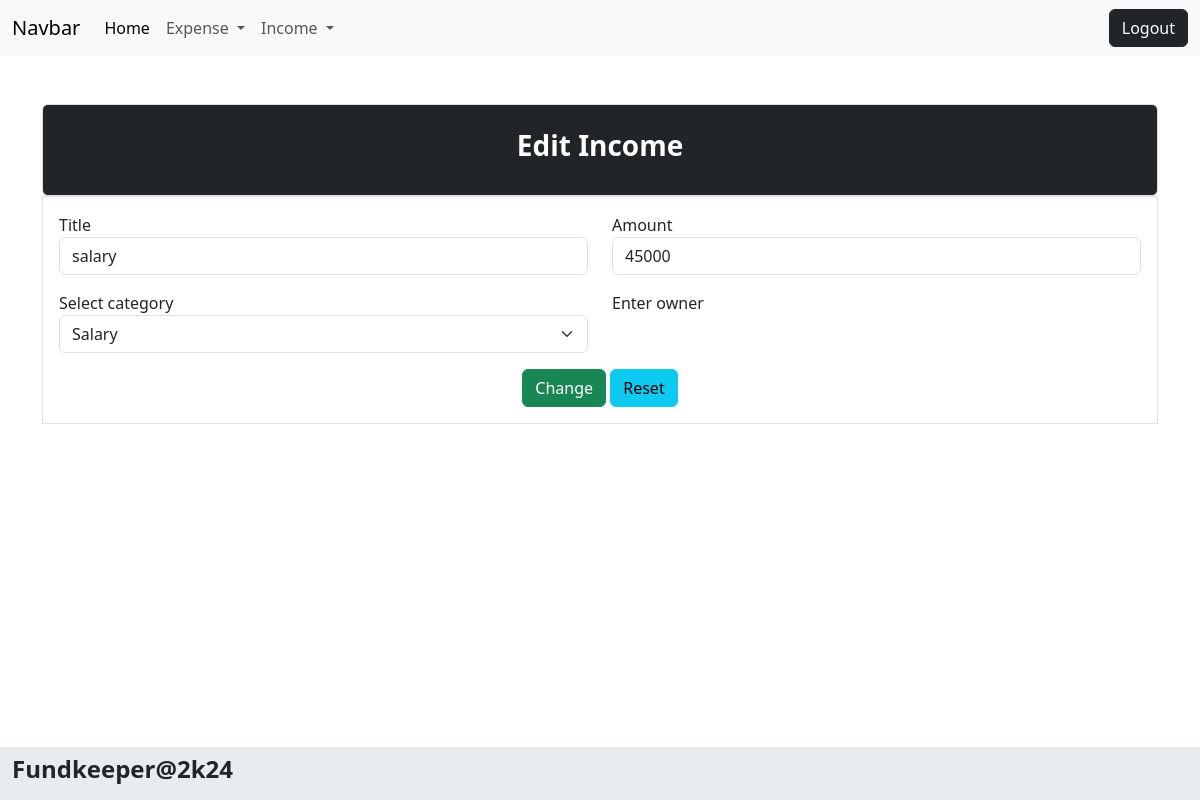
/income/1/change/ (signed in), run on the app's committed database.
### budget/models.py (models this page shows, shortened)
class Income(models.Model):
    title=models.CharField(max_length=200)
    amount=models.PositiveIntegerField()
    income_categories = (
        ("Salary", "Salary"),
        ("Business", "Business"),
        ("Investment", "Investment"),
        ("Rental", "Rental"),
        ("Interest", "Interest"),
        ("Dividend", "Dividend"),
        ("Royalty", "Royalty"),
        ("Capital", "Capital"),
        ("Pension", "Pension"),
        ("SocialSecurity", "SocialSecurity")
    )
    category=models.CharField(max_length=200,choices=income_categories,default="Salary")
    user_object=models.ForeignKey(User,on_delete=models.CASCADE)
    created_date=models.DateTimeField(auto_now_add=True)

### budget/views.py (the view, shortened to what this page needs)
# urls.py: path("income/<int:pk>/change/",views.IncomeUpdateView.as_view(),name="income-edit"),
@method_decorator(Signin_required,name="dispatch")
class IncomeUpdateView(View):
    def get(self,request,*args, **kwargs):
        id=kwargs.get("pk")
        income_object=Income.objects.get(id=id)
        form_instance=IncomeForm(instance=income_object)
        return render(request,"income_edit.html",{"form":form_instance})

### budget/forms.py
class IncomeForm(forms.ModelForm):
    class Meta:
        model=Income
        exclude=("id","created_date","user_object")
        widgets={
            "title":forms.TextInput(attrs={"class":"form-control"}),
            "amount":forms.TextInput(attrs={"class":"form-control"}),
            "category":forms.Select(attrs={"class":"form-control form-select"}),
        }

### budget/templates/income_edit.html (shortened to what this page needs)
{%extends 'base.html'%}
{%block main_block%}
<div class="container mt-5">
    <div>
       <div class="bg-dark text-white p-4 border rounded">
            <h3 class="fw-bold text-center">Edit Income</h3>
        </div>
        <form action="" method="post" class="border p-3">
            <div class="mb-3">
                <div class="row">
                 <div class="col-6">
                     <label for="">Title</label>
                     {{form.title}}
                 </div>
                 <div class="col-6">
                     <label for="">Amount</label>
                     {{form.amount}}
                 </div>
                </div>
             </div>
             <div class="mb-3">
                 <div class="row">
                  <div class="col-6">
                      <label for="">Select category</label>
                      {{form.category}}
                  </div>
                  <div class="col-6">
                      <label for="">Enter owner</label>
                  </div>
                 </div>
              </div>
              <div class="d-flex justify-content-center">
                <div>
                 <button type="submit" class="btn btn-success">Change</button>
                 <button type="reset" class="btn btn-info">Reset</button>
                </div>
              </div>
        </form>
    </div>
</div>
{%endblock%}

### data on the page
Income: title "salary", amount "45000", category "Salary"
